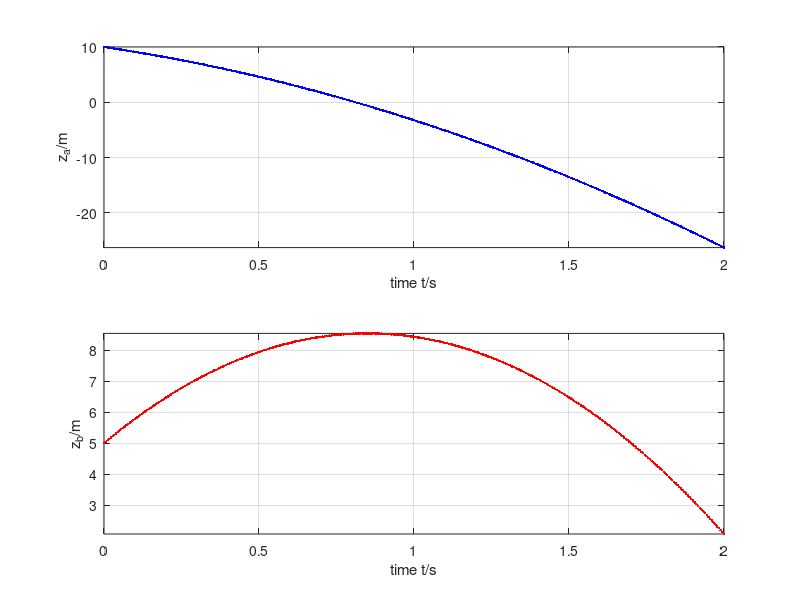

This chart was generated by the following MATLAB code:
%%% Numerical simulation of object motion with gravity
%% Coordinates (t, x, y, z)

%% Constants
ma = 0.06; % kg: mass-energy object a
mb = 0.06; % kg: mass-energy object b
g = 9.8; % N/kg: gravitational acceleration

%% Initial conditions
t = 0; % s: initial time
ra = [0, 0, 10]; % m: initial position vector a
rb = [0, 0, 5]; % m: initial position vector b
Pa = [0, 0, -0.5]; % N s: initial momentum vector a
Pb = [0, 0, 0.5]; % N s: initial momentum vector b

%% Boundary conditions
Fa = [0, 0, 0]; % N: momentum influx object a
Fb = [0, 0, 0]; % N: momentum influx object b
Ga = -ma * g * [0, 0, 1]; % N: momentum supply object a
Gb = -mb * g * [0, 0, 1]; % N: momentum supply object b

%% Time-iteration parameters
t1 = 2; % s: final time
dt = 0.00001; % s: time step %@

%% Plotting
dtplot = t1/360; % time interval between plots
tplot = dtplot; % time for next plot
figure
subplot(2, 1, 1); plot(t, ra(3), '.b')
xlim([0, t1])
xlabel('time t/s'); ylabel('z_a/m')
axis('tight'); grid on; hold on
subplot(2, 1, 2); plot(t, rb(3), '.r')
xlim([0, t1])
xlabel('time t/s'); ylabel('z_b/m')
axis('tight'); grid on; hold on %@

%% Numerical time integration
while t < t1
  %% constitutive relations
  va = Pa / ma;
  vb = Pb / mb;

  %% step forward in time with balance laws
  t = t + dt;
  Pa = Pa + (Fa + Ga) * dt;
  ra = ra + va * dt;
  Pb = Pb + (Fb + Gb) * dt;
  rb = rb + vb * dt; %@

  %% plot
  if t > tplot
    subplot(2, 1, 1); plot(t, ra(3), '.b')
    subplot(2, 1, 2); plot(t, rb(3), '.r')
    pause(0)
    tplot = tplot + dtplot;
  end %@
end
